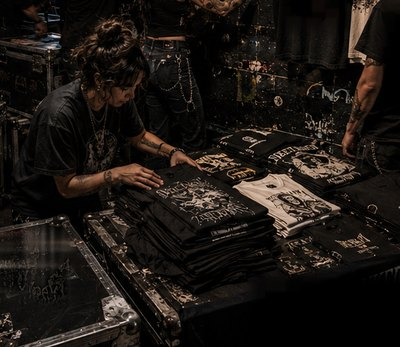
#> input picture backups/homepage-2026-08-05/img/creative-close-400.jpg, 400 x 347 px
$ python clean_distribution_photo.py ../backups/homepage-2026-08-05/img/creative-close-400.jpg
#> lines starting #> are read from the running program, lines starting #| are printed output that depends on the picture
#> in main, im is the input picture: PIL image 400x347 RGB; mean R, G, B 28.4, 23.1, 19.1
"""Build the Section 10 photograph derivatives.

    python tools/clean_distribution_photo.py path/to/photograph.png [--already-clean]

No clean production photograph came with the brief, only the layout
mockup, and on this one the rasterised copy sits in the middle of the
still life rather than above it - so the picture cannot simply be cropped
out from under it.

What is removed: the rasterised headline copy, the DISTRIBUTE NOW button
and the VIEW DISTRIBUTION GUIDE link, all of which are built as live
markup in the section; a strip of tape reading STREET BANKER DELIVERED
and an SB stencil, which are branding drawn into a photograph; and the
written items on the release checklist, because the section prints an
example checklist of its own and two of them would be the same words
twice.

What stays: the road cases, the album-masters book, the release passport,
the stems drive, the cables, the notebook, and the tape reading MASTERS
DON'T SLEEP and GOIN' GLOBAL. Those are the room.

Each cleared area is repainted in the surface's own colour - the median of
its brighter pixels, which is the tape or the paper with the ink taken
out - and given a little grain back.
"""
import argparse
import os

from PIL import Image, ImageDraw, ImageFilter

try:
    import pillow_avif  # noqa: F401
    HAVE_AVIF = True
except ImportError:                      # pragma: no cover
    HAVE_AVIF = False

OUT = os.path.join(os.path.dirname(os.path.dirname(os.path.abspath(__file__))),
                   "static", "img")

PHOTO = (0, 314, 1402, 776)          # the still life inside the mockup
FEATHER = 3
GRAIN_SOURCE = (700, 400)            # dark table, no lettering over it

# (box, grain amount)
ZONES = [
    ((466, 0, 954, 30), 0.20),       # rasterised supporting copy
    ((566, 28, 840, 110), 0.16),     # rasterised DISTRIBUTE NOW button
    ((568, 108, 830, 148), 0.16),    # rasterised guide link
    ((78, 128, 322, 224), 0.26),     # tape: STREET BANKER DELIVERED
    ((1104, 400, 1210, 462), 0.22),  # SB stencil
    ((1126, 202, 1314, 372), 0.24),  # release checklist heading and items
]

# Desktop keeps the whole bench; the phone keeps the passport, the
# masters, the stems and the checklist.
CROPS = {
    "wide": ((0, 0, 1402, 476), [760, 1180, 1402]),
    # The phone crop is taller on purpose: at the bench's own 3:1 the
    # still life is a 117px strip on a 375px screen.
    "close": ((380, 40, 1120, 462), [480, 740]),
}


def _mask(size, feather):
    m = Image.new("L", size, 0)
    ImageDraw.Draw(m).rectangle(
        [feather, feather, size[0] - feather - 1, size[1] - feather - 1], fill=255)
    return m.filter(ImageFilter.GaussianBlur(feather * 0.8))


def _surface_colour(photo, box):
    px = photo.load()
    pixels = [px[x, y] for x in range(box[0], box[2]) for y in range(box[1], box[3])]
    pixels.sort(key=lambda p: sum(p))
    keep = pixels[int(len(pixels) * 0.55):int(len(pixels) * 0.85)] or pixels
    return tuple(sum(p[c] for p in keep) // len(keep) for c in range(3))


def _repaint(photo, box):
    """A flat patch of the surface's own colour, shaded towards the tone
    at each edge so it still sits in the light of the scene."""
    x0, y0, x1, y1 = box
    w, h = x1 - x0, y1 - y0
    flat = _surface_colour(photo, box)
    left = _surface_colour(photo, (max(0, x0 - 10), y0, x0 + 2, y1))
    right = _surface_colour(photo, (x1 - 2, y0, min(photo.width, x1 + 10), y1))
    out = Image.new("RGB", (w, h))
    op = out.load()
    for i in range(w):
        u = (i + 0.5) / w
        edge = tuple(left[c] * (1 - u) + right[c] * u for c in range(3))
        column = tuple(int(round(flat[c] * 0.72 + edge[c] * 0.28)) for c in range(3))
        for j in range(h):
            op[i, j] = column
    return out.filter(ImageFilter.GaussianBlur(1.2))


def _grain(photo, size, amount):
    w, h = size
    sx, sy = GRAIN_SOURCE
    patch = photo.crop((sx, sy, sx + w, sy + h))
    base = patch.filter(ImageFilter.GaussianBlur(3))
    pp, bp = patch.load(), base.load()
    out = Image.new("RGB", size)
    op = out.load()
    for j in range(h):
        for i in range(w):
            op[i, j] = tuple(int(round((pp[i, j][c] - bp[i, j][c]) * amount)) + 128
                             for c in range(3))
    return out


def clean(photo):
    for box, amount in ZONES:
        w, h = box[2] - box[0], box[3] - box[1]
        patch = _repaint(photo, box)
        grain = _grain(photo, (w, h), amount)
        pp, gp = patch.load(), grain.load()
        for j in range(h):
            for i in range(w):
                pp[i, j] = tuple(max(0, min(255, pp[i, j][c] + gp[i, j][c] - 128))
                                 for c in range(3))
        photo.paste(patch, (box[0], box[1]), _mask((w, h), FEATHER))
#> patch: PIL image 188x170 RGB; every value is 0
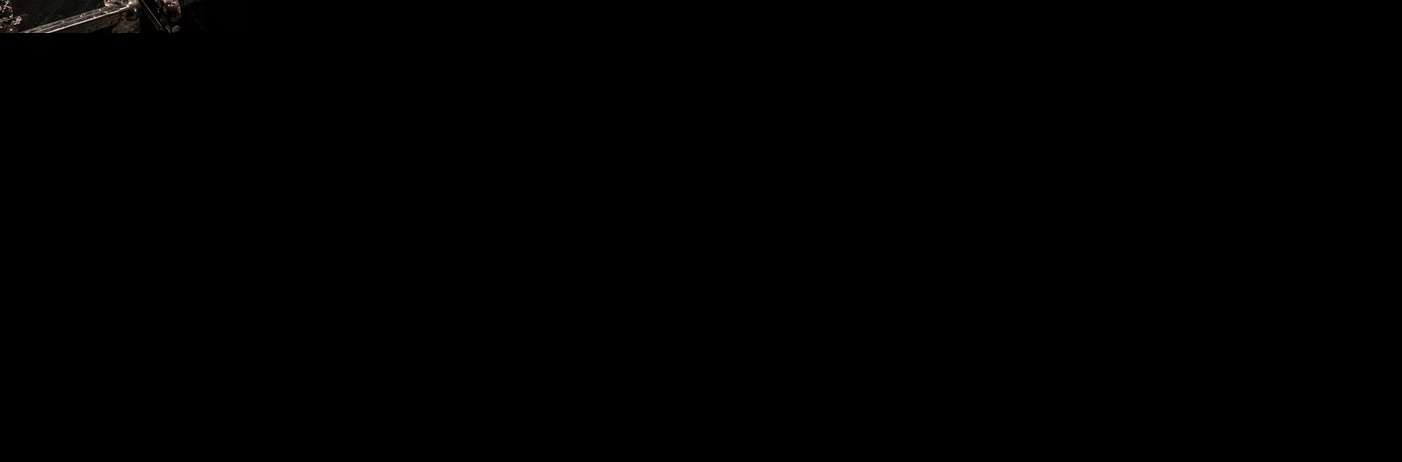
#> photo: PIL image 1402x462 RGB; mean R, G, B 0.4, 0.3, 0.3
    return photo


def write(photo, name, crop, widths):
    piece = photo.crop(crop)
    pw, ph = piece.size
    print("%s: %d x %d (ratio %.3f)" % (name, pw, ph, pw / ph))
    for width in widths:
        if width > pw:
            print("  skipping %d: the source is %dpx wide" % (width, pw))
            continue
        scaled = piece if width == pw else piece.resize(
            (width, round(ph * width / pw)), Image.LANCZOS)
        stem = os.path.join(OUT, "distro-%s-%d" % (name, width))
        scaled.save(stem + ".jpg", quality=86, optimize=True, progressive=True)
        scaled.save(stem + ".webp", quality=82, method=6)
        if HAVE_AVIF:
            scaled.save(stem + ".avif", quality=60)
        print("  wrote", stem, scaled.size)


def main():
    parser = argparse.ArgumentParser(description=__doc__)
    parser.add_argument("source")
    parser.add_argument("--already-clean", action="store_true",
                        help="the source is the photograph, not the mockup")
    args = parser.parse_args()

    im = Image.open(args.source).convert("RGB")
    photo = im if args.already_clean else clean(im.crop(PHOTO))
    for name, (crop, widths) in CROPS.items():
        write(photo, name, crop, widths)


if __name__ == "__main__":
    main()

$ run again, on backups/homepage-2026-08-05/img/creative-wide-520.jpg
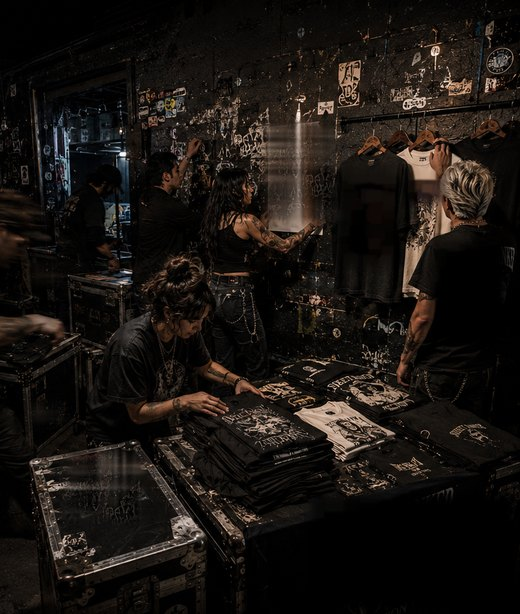
#> input picture backups/homepage-2026-08-05/img/creative-wide-520.jpg, 520 x 614 px
#> in main, im is the input picture: PIL image 520x614 RGB; mean R, G, B 26, 21.3, 17.6
#> the loop in clean, `for box, amount in ZONES:` made 6 passes
#> right in _repaint on passes 1, 2, 3, 5, 6: (0, 0, 0), (0, 0, 0), (0, 0, 0), (0, 0, 0), (0, 0, 0)
#> after the loop in clean, `for box, amount in ZONES:`:
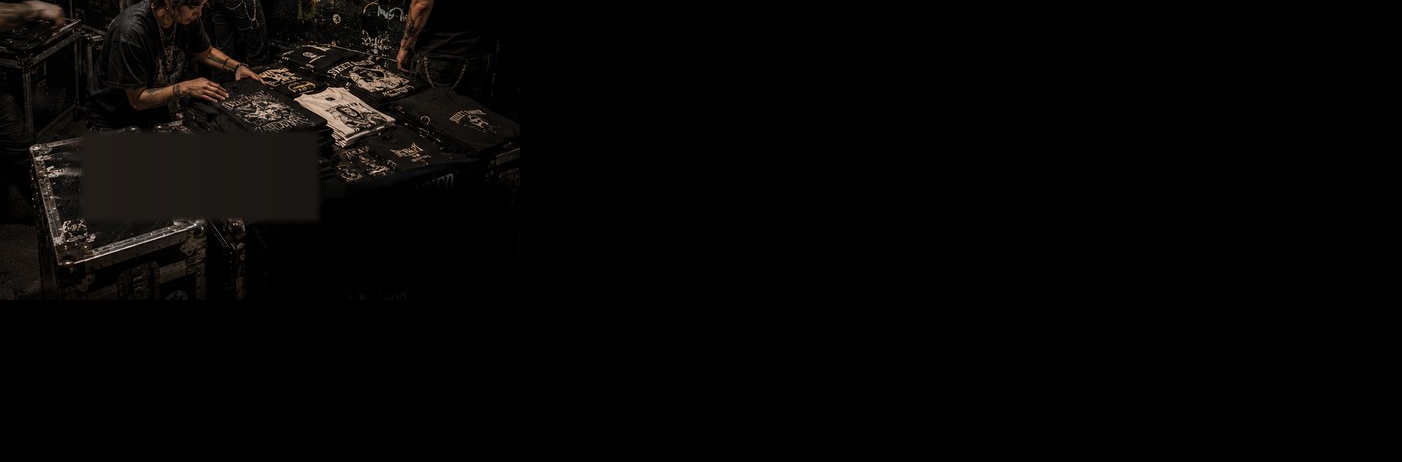
#> photo: PIL image 1402x462 RGB; mean R, G, B 5.5, 4.5, 3.7
#> the loop in main, `for name, (crop, widths) in CROPS.items():` made 2 passes
#> pass 2, in write (call 2), `piece = photo.crop(crop)`:
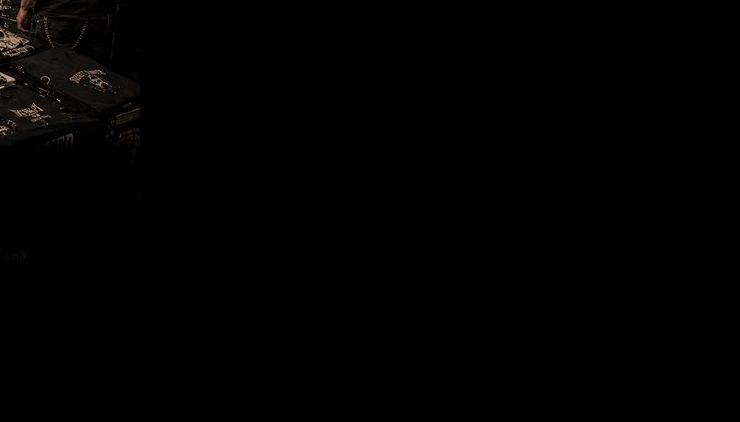
#> piece: PIL image 740x422 RGB; mean R, G, B 1.3, 1, 0.8

$ run again, on backups/homepage-2026-08-05/img/hero-band-tall-640.jpg
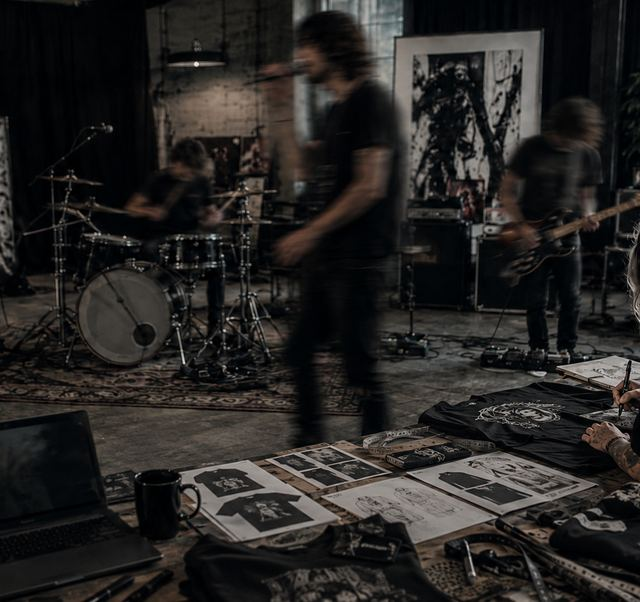
#> input picture backups/homepage-2026-08-05/img/hero-band-tall-640.jpg, 640 x 602 px
#> in main, im is the input picture: PIL image 640x602 RGB; mean R, G, B 38.7, 36.9, 35.4
#> the loop in clean, `for box, amount in ZONES:` made 6 passes
#> (flat in _repaint, left in _repaint, right in _repaint) on passes 1 to 4: ((9, 10, 10), (60, 60, 56), (0, 0, 0)), ((8, 8, 8), (57, 55, 53), (0, 0, 0)), ((4, 4, 4), (33, 33, 35), (0, 0, 0)), ((81, 75, 69), (6, 10, 13), (116, 108, 103))
#> after the loop in clean, `for box, amount in ZONES:`:
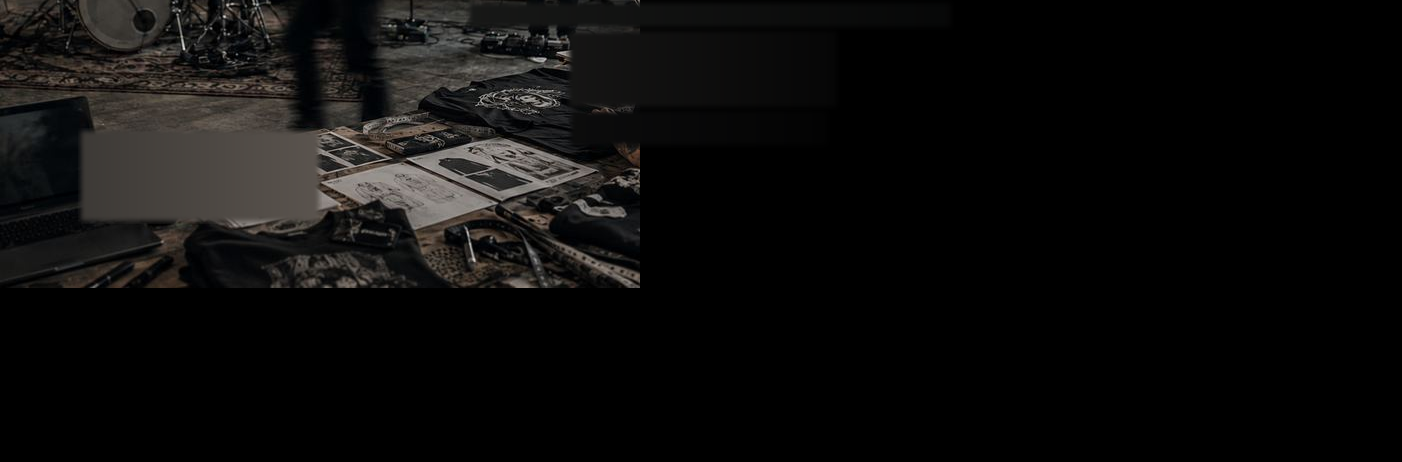
#> photo: PIL image 1402x462 RGB; mean R, G, B 13.4, 12.7, 12
#> the loop in main, `for name, (crop, widths) in CROPS.items():` made 2 passes
#> pass 2, in write (call 2), `piece = photo.crop(crop)`:
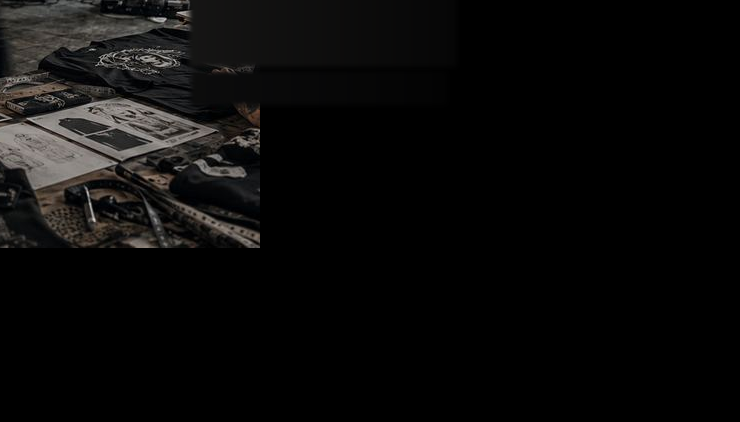
#> piece: PIL image 740x422 RGB; mean R, G, B 11, 10.5, 10.1
